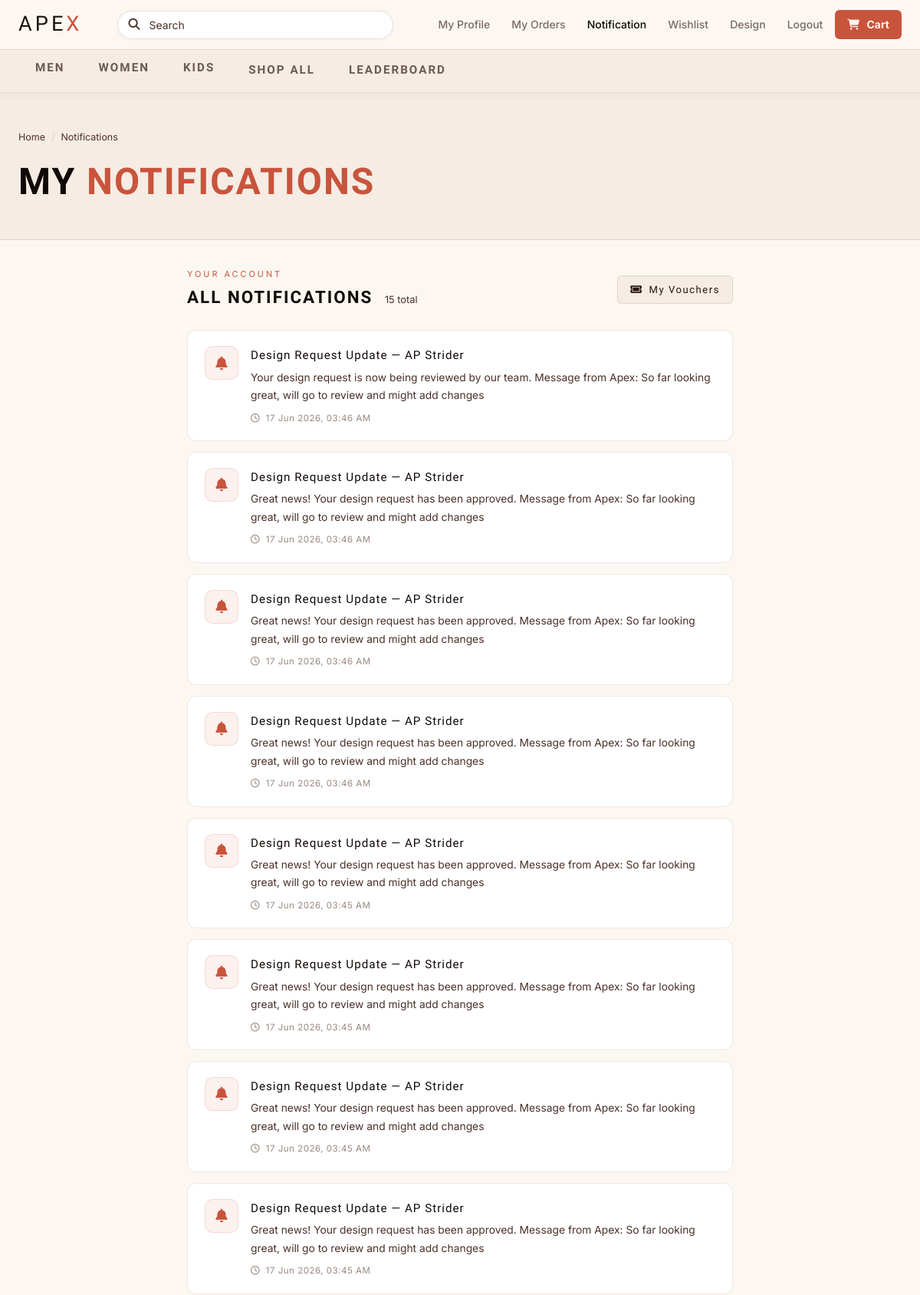
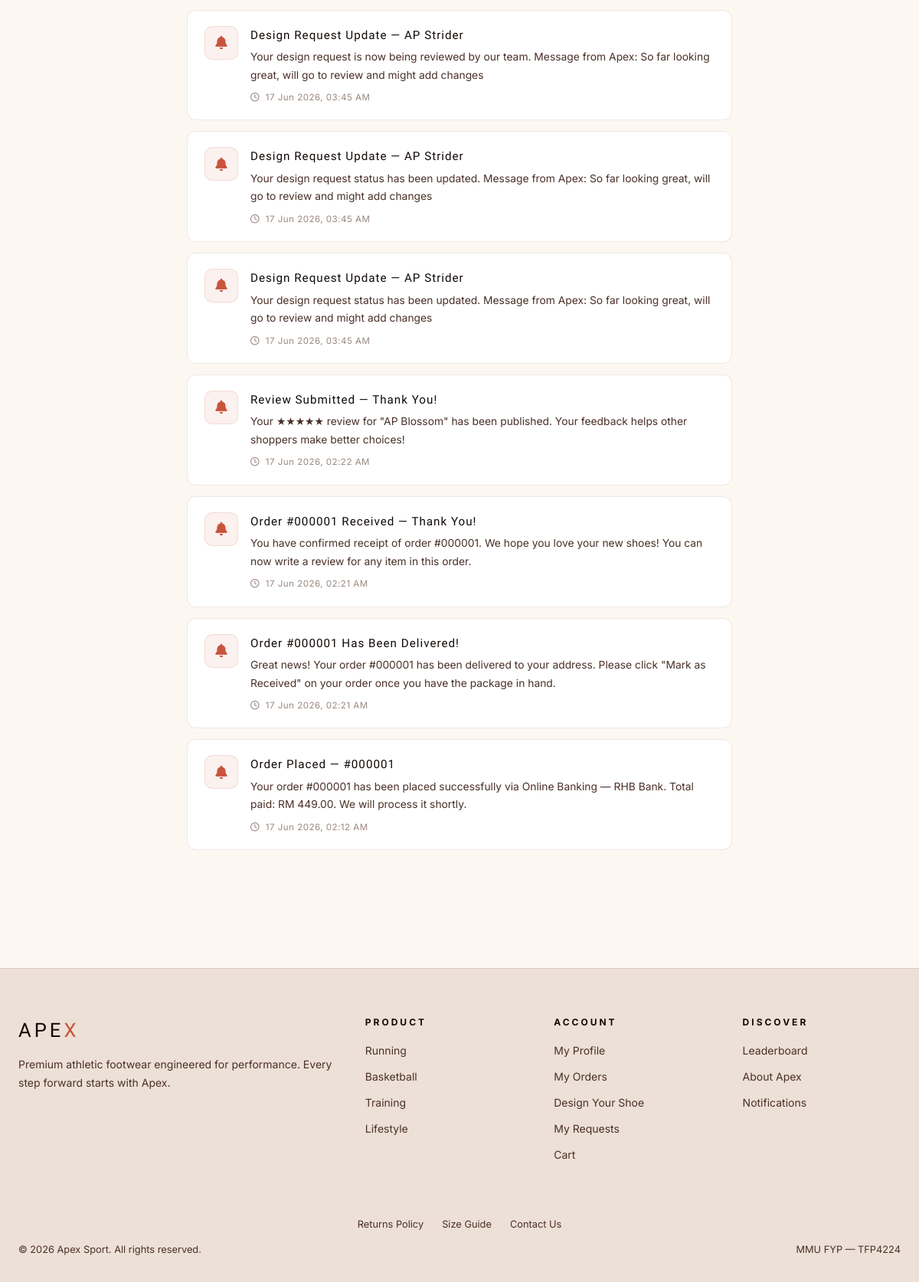
Screenshot of /notifications.php (signed in) with the database file from the repository (2 pictures, top to bottom).
### tables this page shows
CREATE TABLE `notifications` (
  `notif_id` int(11) NOT NULL,
  `user_id` int(11) NOT NULL,
  `title` varchar(255) NOT NULL,
  `message` text NOT NULL,
  `type` varchar(50) NOT NULL DEFAULT 'info',
  `is_read` tinyint(1) NOT NULL DEFAULT 0,
  `created_at` timestamp NOT NULL DEFAULT current_timestamp()
);

### db.php (called while the page is built, shortened)
<?php
function e($v){ return htmlspecialchars((string)$v, ENT_QUOTES, 'UTF-8'); }
function is_logged(){ return !empty($_SESSION['user_id']); }
?>

### notifications.php (the view, shortened to what this page needs)
<?php
require 'db.php';
$uid = (int)$_SESSION['user_id'];
$notifs = $conn->query("
    SELECT * FROM notifications
    WHERE user_id = $uid
    ORDER BY created_at DESC
    LIMIT 80
");
?>
<!DOCTYPE html>
<html lang="en">
<head>
<link rel="stylesheet" href="css/style.css?v=10">
<link rel="stylesheet" href="https://cdnjs.cloudflare.com/ajax/libs/font-awesome/6.5.0/css/all.min.css">
</head>
<body>
<?php include 'includes/navbar.php'; ?>
<div class="page-header" style="background:var(--navy2);">
  <div class="wrap">
    <div class="breadcrumb"><a href="index.php">Home</a><span class="sep">/</span><span>Notifications</span></div>
    <h1>MY <span style="color:var(--accent)">NOTIFICATIONS</span></h1>
  </div>
</div>
<section class="section" style="padding-top:36px;padding-bottom:60px;">
<div class="wrap" style="max-width:760px;">
  <div style="display:flex;align-items:center;justify-content:space-between;margin-bottom:24px;">
    <div>
      <p style="font-size:.68rem;letter-spacing:3px;text-transform:uppercase;color:var(--accent);margin-bottom:4px;">Your Account</p>
      <h2 style="font-family:'Oswald',sans-serif;font-size:1.4rem;letter-spacing:2px;color:var(--white);margin:0;">
        ALL NOTIFICATIONS
        <?php if($notifs && $notifs->num_rows > 0): ?>
        <span style="font-size:.8rem;color:var(--muted);font-family:'Inter',sans-serif;font-weight:400;letter-spacing:0;margin-left:8px;"><?=$notifs->num_rows?> total</span>
        <?php endif; ?>
      </h2>
    </div>
    <a href="profile.php?tab=vouchers" class="btn btn-secondary btn-sm">
      <i class="fa-solid fa-ticket"></i> My Vouchers
    </a>
  </div>
  <?php if($notifs && $notifs->num_rows > 0):
    $notifs->data_seek(0);
    while($n = $notifs->fetch_assoc()):
      $icon_class = match($n['type']) {
          'refund'  => 'refund',
          'warning' => 'warning',
          default   => 'info',
      };
      $icon_fa = match($n['type']) {
          'refund'  => 'fa-solid fa-rotate-left',
          'warning' => 'fa-solid fa-triangle-exclamation',
          default   => 'fa-solid fa-bell',
      };
      $ts = strtotime($n['created_at']);
  ?>
  <div class="notif-card<?=(!$n['is_read'] ? ' unread' : '')?>">
    <div class="notif-icon <?=$icon_class?>">
      <i class="<?=$icon_fa?>"></i>
    </div>
    <div style="flex:1;min-width:0;">
      <div class="notif-title"><?=e($n['title'])?></div>
      <div class="notif-msg"><?=e($n['message'])?></div>
      <div class="notif-time">
        <i class="fa-regular fa-clock" style="margin-right:4px;"></i>
        <?php
        $diff = time() - $ts;
        if     ($diff < 60)         echo 'Just now';
        elseif ($diff < 3600)       echo floor($diff/60).' min ago';
        elseif ($diff < 86400)      echo floor($diff/3600).' hour'.($diff<7200?'':'s').' ago';
        elseif ($diff < 604800)     echo floor($diff/86400).' day'.($diff<172800?'':'s').' ago';
        else                        echo date('d M Y, h:i A', $ts);
        ?>
      </div>
    </div>
  </div>
  <?php endwhile; endif; ?>
</div>
</section>
<?php include 'includes/footer.php'; ?>
</body>
</html>

### includes/navbar.php (shortened to what this page needs)
<?php
$pg         = basename($_SERVER['PHP_SELF']);
$nav_gender = ($pg === 'products.php') ? ($_GET['gender'] ?? '') : '';
$depth = (strpos($_SERVER['PHP_SELF'], '/admin/') !== false) ? '../' : '';
$q     = e($_GET['q'] ?? '');
$mega = [
    'Men' => [
        'New & Trending' => [
            'New Arrivals'    => '?gender=Men&sort=newest',
            'Best Sellers'    => '?gender=Men&sort=popular',
            'Sale'            => '?gender=Men&sale=1',
        ],
        'Shoes' => [
            'Running'         => '?gender=Men&cat=Running',
            'Basketball'      => '?gender=Men&cat=Basketball',
            'Training'        => '?gender=Men&cat=Training',
            'Lifestyle'       => '?gender=Men&cat=Lifestyle',
            "All Men's Shoes" => '?gender=Men',
        ],
    ],
    'Women' => [
        'New & Trending' => [
            'New Arrivals'      => '?gender=Women&sort=newest',
            'Best Sellers'      => '?gender=Women&sort=popular',
            'Sale'              => '?gender=Women&sale=1',
        ],
        'Shoes' => [
            'Running'           => '?gender=Women&cat=Running',
            'Basketball'        => '?gender=Women&cat=Basketball',
            'Training'          => '?gender=Women&cat=Training',
            'Lifestyle'         => '?gender=Women&cat=Lifestyle',
            "All Women's Shoes" => '?gender=Women',
        ],
    ],
    'Kids' => [
        'New & Trending' => [
            'New Arrivals'    => '?gender=Kids&sort=newest',
            'Best Sellers'    => '?gender=Kids&sort=popular',
            'Sale'            => '?gender=Kids&sale=1',
        ],
        'Shoes' => [
            'Running'         => '?gender=Kids&cat=Running',
            'Basketball'      => '?gender=Kids&cat=Basketball',
            'Training'        => '?gender=Kids&cat=Training',
            'Lifestyle'       => '?gender=Kids&cat=Lifestyle',
            "All Kids' Shoes" => '?gender=Kids',
        ],
    ],
];
?>
<header class="apex-nav">
  <div class="apex-top">
    <a href="<?=$depth?>index.php" class="apex-logo">APE<span>X</span></a>
    <div class="apex-search" id="apexSrchWrap">
      <form action="<?=$depth?>products.php" method="GET" autocomplete="off">
        <span class="apex-s-ico"><i class="fa-solid fa-magnifying-glass"></i></span>
        <input type="text" name="q" id="apexSrch"
               placeholder="Search"
               value="<?=$q?>"
               onfocus="this.style.borderColor='var(--accent)'"
               onblur="setTimeout(hideApexDrop,200)"
               oninput="apexSearch(this.value)">
      </form>
    </div>
    <div class="apex-right">
      <?php if(is_logged()): ?>
        <a href="<?=$depth?>profile.php" class="<?=$pg==='profile.php'?'on':''?>">My Profile</a>
        <a href="<?=$depth?>order_history.php" class="<?=$pg==='order_history.php'?'on':''?>">My Orders</a>
        <a href="<?=$depth?>notifications.php"
           class="<?=$pg==='notifications.php'?'on':''?>"
           style="position:relative;">
          Notification
        </a>
        <a href="<?=$depth?>wishlist.php" class="<?=$pg==='wishlist.php'?'on':''?>"
           style="position:relative;">
          Wishlist
        </a>
        <a href="<?=$depth?>design_request.php">Design</a>
        <a href="<?=$depth?>logout.php">Logout</a>
      <?php else: ?>
        <a href="<?=$depth?>login.php"    class="<?=$pg==='login.php'?'on':''?>">Login</a>
        <a href="<?=$depth?>register.php" class="<?=$pg==='register.php'?'on':''?>">Register</a>
      <?php endif; ?>
      <a href="<?=$depth?>cart.php" class="apex-cart <?=$pg==='cart.php'?'on':''?>">
        <i class="fa-solid fa-cart-shopping"></i>&nbsp;Cart
      </a>
    </div>
  </div>
  <nav class="apex-main-nav">
    <div class="apex-main-inner">
      <?php foreach($mega as $mg => $columns): ?>
      <div class="mni">
        <button class="mni-btn <?=$nav_gender===$mg?'on':''?>"
                onclick="window.location='<?=$depth?>products.php?gender=<?=urlencode($mg)?>'">
          <?=strtoupper($mg)?>
        </button>
      </div>
      <?php endforeach; ?>
      <a href="<?=$depth?>products.php" class="mni-link <?=$pg==='products.php'&&$nav_gender===''?'on':''?>">SHOP ALL</a>
      <a href="<?=$depth?>leaderboard.php" class="mni-link <?=$pg==='leaderboard.php'?'on':''?>">LEADERBOARD</a>
    </div>
  </nav>
</header>

### includes/footer.php
<?php $depth = (strpos($_SERVER['PHP_SELF'],'/admin/')!==false)?'../':''; ?>
<footer class="footer">
  <div class="wrap">
    <div class="footer-grid">
      <div>
        <div class="footer-brand-logo" style="margin-bottom:12px;">APE<span>X</span></div>
        <p style="color:var(--muted);font-size:.875rem;line-height:1.7;">Premium athletic footwear engineered for performance. Every step forward starts with Apex.</p>
      </div>
      <div class="footer-col">
        <h4 style="font-size:.75rem;letter-spacing:3px;text-transform:uppercase;color:var(--white);margin-bottom:16px;font-weight:700;">Product</h4>
        <ul style="list-style:none;padding:0;margin:0;display:flex;flex-direction:column;gap:10px;">
          <li><a href="<?=$depth?>products.php?cat=Running" style="color:var(--muted);font-size:.875rem;transition:color .2s;" onmouseover="this.style.color='var(--accent)'" onmouseout="this.style.color='var(--muted)'">Running</a></li>
          <li><a href="<?=$depth?>products.php?cat=Basketball" style="color:var(--muted);font-size:.875rem;transition:color .2s;" onmouseover="this.style.color='var(--accent)'" onmouseout="this.style.color='var(--muted)'">Basketball</a></li>
          <li><a href="<?=$depth?>products.php?cat=Training" style="color:var(--muted);font-size:.875rem;transition:color .2s;" onmouseover="this.style.color='var(--accent)'" onmouseout="this.style.color='var(--muted)'">Training</a></li>
          <li><a href="<?=$depth?>products.php?cat=Lifestyle" style="color:var(--muted);font-size:.875rem;transition:color .2s;" onmouseover="this.style.color='var(--accent)'" onmouseout="this.style.color='var(--muted)'">Lifestyle</a></li>
        </ul>
      </div>
      <div class="footer-col">
        <h4 style="font-size:.75rem;letter-spacing:3px;text-transform:uppercase;color:var(--white);margin-bottom:16px;font-weight:700;">Account</h4>
        <ul style="list-style:none;padding:0;margin:0;display:flex;flex-direction:column;gap:10px;">
          <li><a href="<?=$depth?>profile.php" style="color:var(--muted);font-size:.875rem;transition:color .2s;" onmouseover="this.style.color='var(--accent)'" onmouseout="this.style.color='var(--muted)'">My Profile</a></li>
          <li><a href="<?=$depth?>order_history.php" style="color:var(--muted);font-size:.875rem;transition:color .2s;" onmouseover="this.style.color='var(--accent)'" onmouseout="this.style.color='var(--muted)'">My Orders</a></li>
          <li><a href="<?=$depth?>design_request.php" style="color:var(--muted);font-size:.875rem;transition:color .2s;" onmouseover="this.style.color='var(--accent)'" onmouseout="this.style.color='var(--muted)'">Design Your Shoe</a></li>
          <li><a href="<?=$depth?>my_requests.php" style="color:var(--muted);font-size:.875rem;transition:color .2s;" onmouseover="this.style.color='var(--accent)'" onmouseout="this.style.color='var(--muted)'">My Requests</a></li>
          <li><a href="<?=$depth?>cart.php" style="color:var(--muted);font-size:.875rem;transition:color .2s;" onmouseover="this.style.color='var(--accent)'" onmouseout="this.style.color='var(--muted)'">Cart</a></li>
        </ul>
      </div>
      <div class="footer-col">
        <h4 style="font-size:.75rem;letter-spacing:3px;text-transform:uppercase;color:var(--white);margin-bottom:16px;font-weight:700;">Discover</h4>
        <ul style="list-style:none;padding:0;margin:0;display:flex;flex-direction:column;gap:10px;">
          <li><a href="<?=$depth?>leaderboard.php" style="color:var(--muted);font-size:.875rem;transition:color .2s;" onmouseover="this.style.color='var(--accent)'" onmouseout="this.style.color='var(--muted)'">Leaderboard</a></li>
          <li><a href="<?=$depth?>about.php" style="color:var(--muted);font-size:.875rem;transition:color .2s;" onmouseover="this.style.color='var(--accent)'" onmouseout="this.style.color='var(--muted)'">About Apex</a></li>
          <li><a href="<?=$depth?>notifications.php" style="color:var(--muted);font-size:.875rem;transition:color .2s;" onmouseover="this.style.color='var(--accent)'" onmouseout="this.style.color='var(--muted)'">Notifications</a></li>
        </ul>
      </div>
    </div>
    <div style="margin-top:40px;padding-top:20px;border-top:1px solid rgba(255,255,255,.1);display:flex;flex-direction:column;gap:12px;align-items:center;text-align:center;">
      <div style="display:flex;gap:24px;flex-wrap:wrap;justify-content:center;">
        <a href="<?=$depth?>returns.php" style="font-size:.8rem;color:var(--muted);transition:color .2s;" onmouseover="this.style.color='var(--accent)'" onmouseout="this.style.color='var(--muted)'">Returns Policy</a>
        <a href="<?=$depth?>size_guide.php" style="font-size:.8rem;color:var(--muted);transition:color .2s;" onmouseover="this.style.color='var(--accent)'" onmouseout="this.style.color='var(--muted)'">Size Guide</a>
        <a href="<?=$depth?>contact.php" style="font-size:.8rem;color:var(--muted);transition:color .2s;" onmouseover="this.style.color='var(--accent)'" onmouseout="this.style.color='var(--muted)'">Contact Us</a>
      </div>
      <div style="display:flex;justify-content:space-between;width:100%;flex-wrap:wrap;gap:8px;font-size:.8rem;color:var(--muted);">
        <span>© <?=date('Y')?> Apex Sport. All rights reserved.</span>
        <span>MMU FYP — TFP4224</span>
      </div>
    </div>
  </div>
</footer>
</body></html>

### css/style.css (style rules this page uses)
:root { --navy: #FDF7F2; --navy2: #F5ECE4; --navy3: #EDE0D6; --white: #100A07; --offwhite:#281A13; --text: #261610; --muted: #4A3028; --accent: #C8543C; --accent2: #8B3A52; --danger: #D64040; --success: #2A9B5A; --border: rgba(150,100,75,0.18); --card: #FFFFFF; --radius: 6px; --shadow: 0 4px 24px rgba(110,65,45,0.10); }
*,*::before,*::after { box-sizing:border-box; margin:0; padding:0; }
html { scroll-behavior:smooth; }
body { background:var(--navy); color:var(--text); font-family:'Inter',sans-serif; font-size:15px; line-height:1.6; min-height:100vh; }
a { color:inherit; text-decoration:none; }
ul { list-style:none; }
input,select,textarea,button { font-family:'Inter',sans-serif; }
.wrap { max-width:1200px; margin:0 auto; padding:0 24px; }
.section { padding:80px 0; }
.btn { display:inline-flex; align-items:center; justify-content:center; gap:8px; padding:12px 28px; border:none; border-radius:var(--radius); font-family:'Oswald',sans-serif; font-size:1rem; letter-spacing:1.5px; cursor:pointer; transition:.2s; white-space:nowrap; }
.btn-secondary { background:var(--navy2); border:1px solid var(--border); color:var(--text); }
.btn-sm { padding:7px 16px; font-size:.82rem; }
.page-header { padding:48px 0 36px; border-bottom:1px solid var(--border); margin-bottom:0; }
.page-header h1 { font-family:'Oswald',sans-serif; font-size:clamp(28px,4vw,48px); letter-spacing:2px; color:var(--white); }
.breadcrumb { display:flex; gap:8px; align-items:center; font-size:.78rem; color:var(--muted); margin-bottom:10px; }
.breadcrumb .sep { color:var(--border); }
.footer { background:var(--navy3); border-top:1px solid var(--border); padding:60px 0 32px; margin-top:80px; }
.footer-grid { display:grid; grid-template-columns:2fr 1fr 1fr 1fr; gap:40px; margin-bottom:48px; }
.footer-brand-logo { font-family:'Oswald',sans-serif; font-size:1.6rem; letter-spacing:4px; margin-bottom:12px; color:var(--white); }
.footer-brand-logo span { color:var(--accent); }
.footer-col h4 { font-size:.7rem; letter-spacing:2.5px; text-transform:uppercase; color:var(--white); margin-bottom:16px; font-weight:700; }
.footer-col ul { display:flex; flex-direction:column; gap:10px; }
.footer-col ul li a { font-size:.875rem; color:var(--muted); transition:color .2s; }

### notifications.php (style rules this page uses)
.notif-card { background:#FFFFFF;border:1px solid rgba(150,100,75,.15);border-radius:12px; padding:20px 22px;margin-bottom:14px;display:flex;gap:16px;align-items:flex-start; transition:.2s;position:relative; }
.notif-icon { width:44px;height:44px;border-radius:10px;display:flex;align-items:center; justify-content:center;font-size:1.1rem;flex-shrink:0; }
.notif-icon.info { background:rgba(200,84,60,.08); color:var(--accent); border:1px solid rgba(200,84,60,.15); }
.notif-title { font-family:'Oswald',sans-serif;font-size:.95rem;letter-spacing:1px; color:var(--white);margin-bottom:5px; }
.notif-msg { font-size:.865rem;color:var(--muted);line-height:1.7; }
.notif-time { font-size:.72rem;color:#9A8880;margin-top:8px;letter-spacing:.5px; }

### rows the page displays
notifications: title "Design Request Update — AP Strider", message "Your design request is now being reviewed by our team. Message from Apex: So far looking great, will go to review and might add changes", created_at "17 Jun 2026, 03:46 AM"
notifications: title "Design Request Update — AP Strider", message "Great news! Your design request has been approved. Message from Apex: So far looking great, will go to review and might add changes", created_at "17 Jun 2026, 03:46 AM"
notifications: title "Design Request Update — AP Strider", message "Great news! Your design request has been approved. Message from Apex: So far looking great, will go to review and might add changes", created_at "17 Jun 2026, 03:46 AM"
notifications: title "Design Request Update — AP Strider", message "Great news! Your design request has been approved. Message from Apex: So far looking great, will go to review and might add changes", created_at "17 Jun 2026, 03:46 AM"
notifications: title "Design Request Update — AP Strider", message "Great news! Your design request has been approved. Message from Apex: So far looking great, will go to review and might add changes", created_at "17 Jun 2026, 03:45 AM"
notifications: title "Design Request Update — AP Strider", message "Great news! Your design request has been approved. Message from Apex: So far looking great, will go to review and might add changes", created_at "17 Jun 2026, 03:45 AM"
notifications: title "Design Request Update — AP Strider", message "Great news! Your design request has been approved. Message from Apex: So far looking great, will go to review and might add changes", created_at "17 Jun 2026, 03:45 AM"
notifications: title "Design Request Update — AP Strider", message "Great news! Your design request has been approved. Message from Apex: So far looking great, will go to review and might add changes", created_at "17 Jun 2026, 03:45 AM"
notifications: title "Design Request Update — AP Strider", message "Your design request is now being reviewed by our team. Message from Apex: So far looking great, will go to review and might add changes", created_at "17 Jun 2026, 03:45 AM"
notifications: title "Design Request Update — AP Strider", message "Your design request status has been updated. Message from Apex: So far looking great, will go to review and might add changes", created_at "17 Jun 2026, 03:45 AM"
notifications: title "Design Request Update — AP Strider", message "Your design request status has been updated. Message from Apex: So far looking great, will go to review and might add changes", created_at "17 Jun 2026, 03:45 AM"
notifications: title "Review Submitted — Thank You!", message "Your ★★★★★ review for \"AP Blossom\" has been published. Your feedback helps other shoppers make better choices!", created_at "17 Jun 2026, 02:22 AM"
notifications: title "Order #000001 Received — Thank You!", message "You have confirmed receipt of order #000001. We hope you love your new shoes! You can now write a review for any item in this order.", created_at "17 Jun 2026, 02:21 AM"
notifications: title "Order #000001 Has Been Delivered!", message "Great news! Your order #000001 has been delivered to your address. Please click \"Mark as Received\" on your order once you have the package in hand.", created_at "17 Jun 2026, 02:21 AM"
notifications: title "Order Placed — #000001", message "Your order #000001 has been placed successfully via Online Banking — RHB Bank. Total paid: RM 449.00. We will process it shortly.", created_at "17 Jun 2026, 02:12 AM"

### other values shown
$mg "MEN"
$mg "WOMEN"
$mg "KIDS"
$notifs->num_rows "15"
